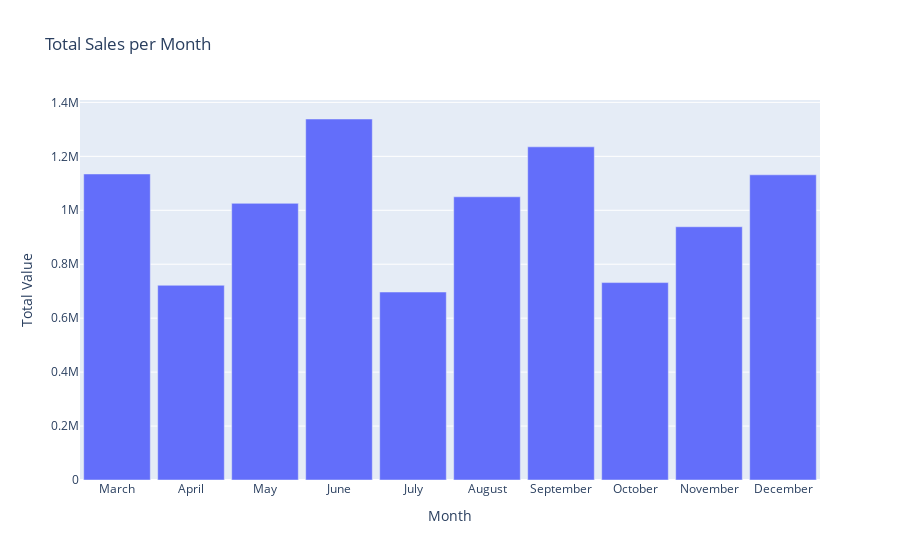

This figure's notebook cell:
### Code cell
# Plotting the total value of closed deals per month
# We will group the data where 'deal_stage' = 'Won'

grouped_data = df_pipe_agg.groupby(['close_month', 'close_year', 'deal_stage'], observed=True).agg({'close_value': 'sum'}).reset_index()
grouped_data = grouped_data[grouped_data['deal_stage'] == 'Won']


fig = px.bar(grouped_data, x='close_month', y='close_value', title='Total Sales per Month', labels={'close_value': 'Total Value', 'close_month': 'Month'})
fig.update_layout(
        xaxis_title='Month',
        yaxis_title='Total Value',
        bargap=0.1,
    )
fig.show()

### Figure 1 — Plotly figure (JSON) as saved in the notebook; plotly's stock layout.template omitted (floating-point values rounded to 4 significant figures)
{"data": [{"hovertemplate": "Month=%{x}<br>Total Value=%{y}<extra></extra>", "legendgroup": "", "marker": {"color": "#636efa", "pattern": {"shape": ""}}, "name": "", "orientation": "v", "showlegend": false, "textposition": "auto", "type": "bar", "x": ["March", "April", "May", "June", "July", "August", "September", "October", "November", "December"], "xaxis": "x", "y": [1135000.0, 721900.0, 1026000.0, 1338000.0, 696900.0, 1050000.0, 1235000.0, 732000.0, 938900.0, 1132000.0], "yaxis": "y"}], "layout": {"bargap": 0.1, "barmode": "relative", "legend": {"tracegroupgap": 0}, "title": {"text": "Total Sales per Month"}, "xaxis": {"anchor": "y", "domain": [0, 1], "title": {"text": "Month"}}, "yaxis": {"anchor": "x", "domain": [0, 1], "title": {"text": "Total Value"}}}}
